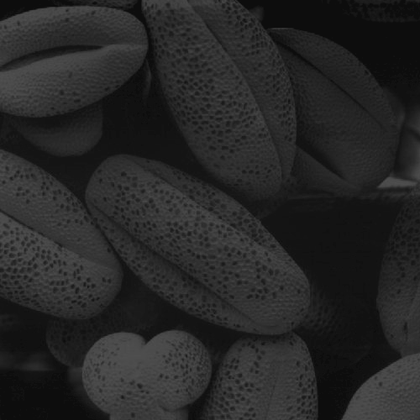
%> input picture Banco de Imagens/cacau_escuro.tif, 420 x 420 px, shrunk from 500 x 500 before the run
$ octave altglobal.m   (GNU Octave 9; MATLAB toolbox functions it lacks are replaced by stand-ins)
%> lines starting %> are read from the running program, lines starting %| are printed output that depends on the picture
close all # fechar todas as janelas
clear # limpar a memória
clc # limpa a tela da área de trabalho
A=imread('../cacau_escuro.tif'); # Ler o arquivo
%> A is the input picture: size 420x420 uint8; min 10, max 81, mean 38.7
cte_brilho=150;
figure, imshow(A); # mostrar a imagem
figure, imhist(A);
%> after `imhist(A)`:
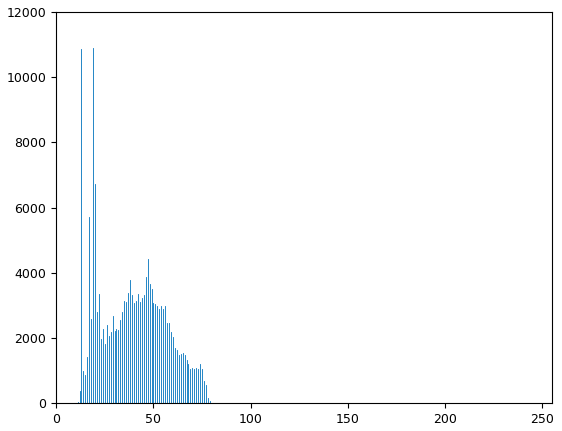
%> figure redrawn from the program's plot data; highest point at x = 19, y = 10911
[lin col]=size(A); # obtém dimensões da imagem
%> lin = 420; col = 420
for i=1:lin
    for j=1:col
        B(i,j)=A(i,j)+cte_brilho;
        if B(i,j)>255
            printf("Deu overflow!\n");
            B(i,j)=255;
        else
            printf("%d ", B(i,j));
            if B(i,j)<0
                B(i,j)=0;
            end
        end
    end
end
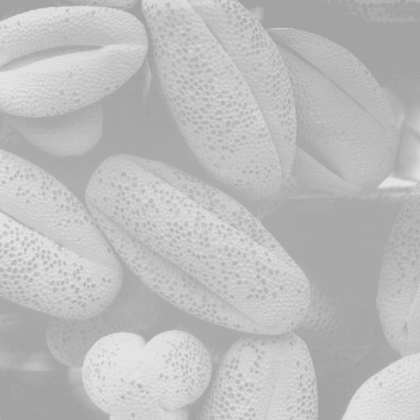
%> B: size 420x420 uint8; min 160, max 231, mean 188.7
figure, imhist(B);
%> after `imhist(B)`:
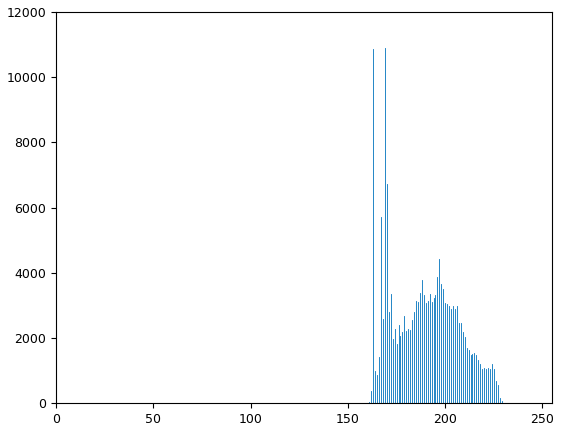
%> figure redrawn from the program's plot data; highest point at x = 169, y = 10911
figure, imshow(B);

$ run again, with Banco de Imagens/batatas.tif copied over Banco de Imagens/cacau_escuro.tif
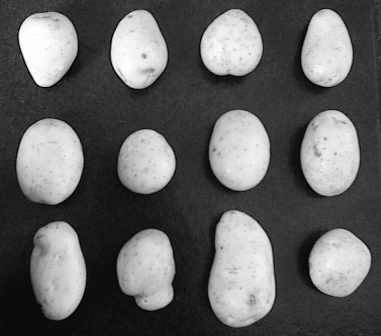
%> input picture Banco de Imagens/batatas.tif, 381 x 336 px
%> A is the input picture: size 336x381 uint8; min 0, max 254, mean 98.7
%> after the loop `for i=1:lin`:
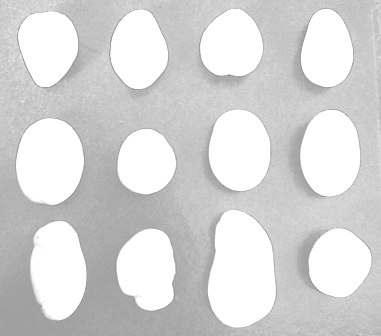
%> B: size 336x381 uint8; min 150, max 255, mean 214.1
%> `imhist(B)`:
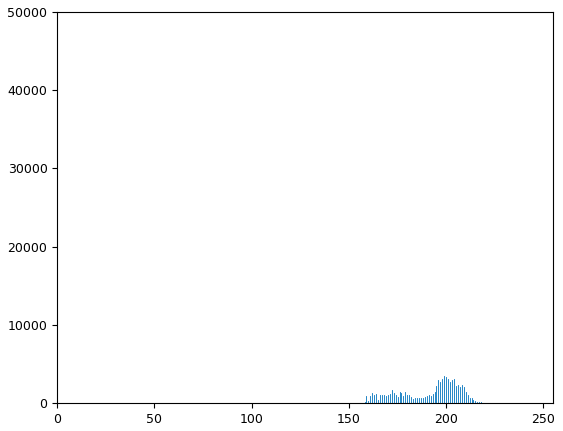
%> figure redrawn from the program's plot data; highest point at x = 255, y = 45263
